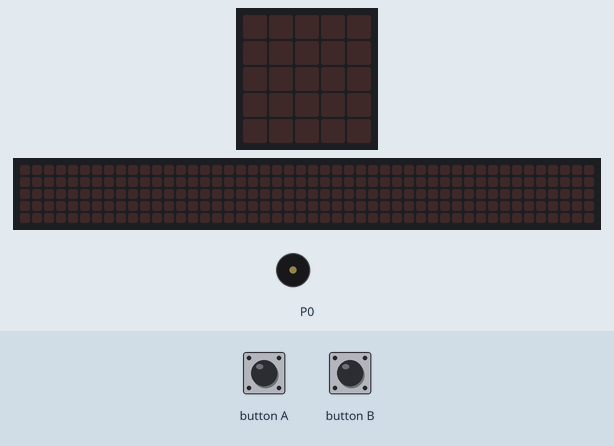
Bench run of a program on a simulated BBC micro:bit (MakeCode). Shown: the board's 5×5 LED display, a strip that is not on the board, showing the scrolling text unrolled, buzzer (waves = sounding). Inputs (shaded band) come from the test bench. The 48×5 strip is a reading aid, not a part: it shows the text the display is scrolling, unrolled, one strip-width of it at a time.

Above: at 1.2 s.
1.3 s: button A pressed for 0.15 s
At 1.52 s:
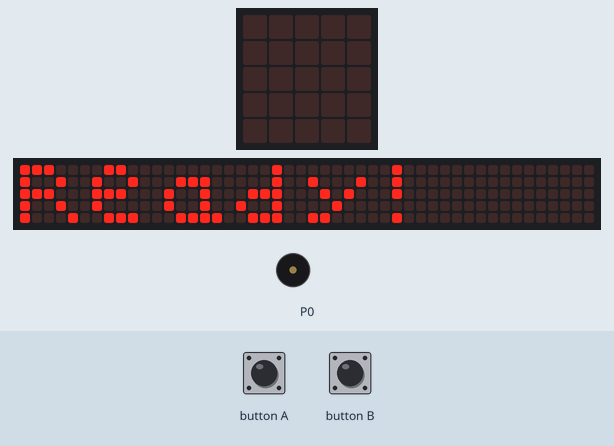
4.3 s: button B pressed for 0.15 s
At 4.52 s:
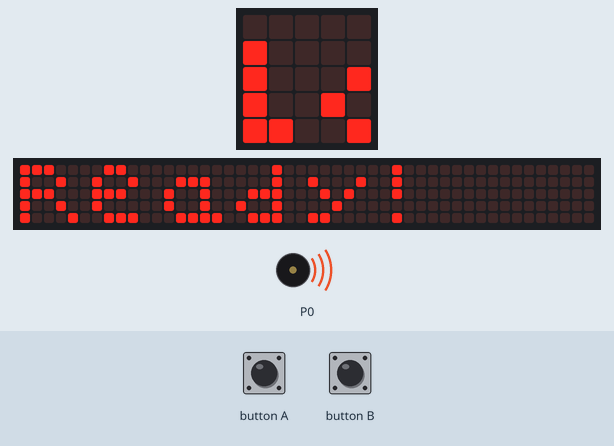
7.3 s: button B pressed for 0.15 s
At 9.7 s:
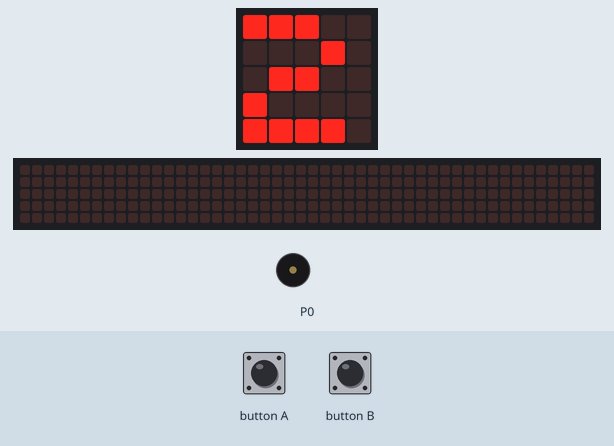
10.4 s: button B pressed 5 times (0.12 s each, 0.3 s apart)
At 14.69 s:
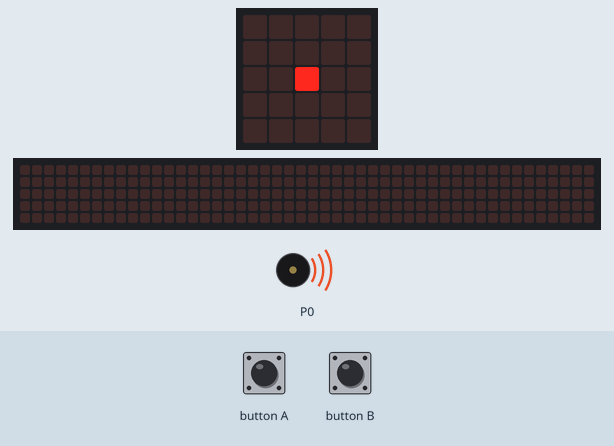
Timing chart, 0 to 15.9 s (numbered marks = the images above; inputs shaded):
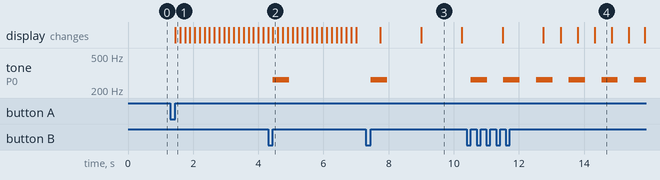

Measured:
- after the input at 1.3 s, the display: changes after 0.15 s (image 1)
- after the input at 4.3 s, tone on P0: silent → 262 Hz after 0.15 s, → silent 0.50 s later
- after the input at 7.3 s, tone on P0: silent → 262 Hz after 0.15 s, → silent 0.50 s later
- after the input at 10.4 s, tone on P0: alternates 262 Hz for 0.50 s and silent for 0.51 s, starting after 0.12 s
- what the display in image 3 shows lasts 1.3 s, from 9.0 s to 10.3 s
- what the display in image 4 shows lasts 0.5 s, from 14.3 s to 14.8 s

The program:

main.ts
```typescript
input.onButtonPressed(Button.A, function () {
    if (flag == 0) {
        opennig()
    } else {
        score = "1" + score
    }
})
function opennig () {
    basic.showString("Ready!")
    for (let カウンター = 0; カウンター <= 3; カウンター++) {
        basic.showNumber(3 - カウンター)
        basic.pause(500)
    }
    basic.clearScreen()
    flag = 1
}
input.onButtonPressed(Button.B, function () {
    flag = 0
    rythm()
})
function rythm () {
    for (let カウンター = 0; カウンター <= score.length; カウンター++) {
        if (score.charAt(カウンター) == "1") {
            music.playTone(523, music.beat(BeatFraction.Whole))
        } else {
            music.playTone(262, music.beat(BeatFraction.Whole))
        }
        basic.pause(500)
    }
}
let flag = 0
let score = ""
score = ""
flag = 0
basic.forever(function () {
    if (flag == 1) {
        if (!(input.buttonIsPressed(Button.A))) {
            score = "0" + score
        }
        basic.pause(500)
        led.toggle(2, 2)
    }
})
```

test.ts
```typescript
// テストはここに来ます。このパッケージが拡張機能として使用されるときにはコンパイルされません。
```
